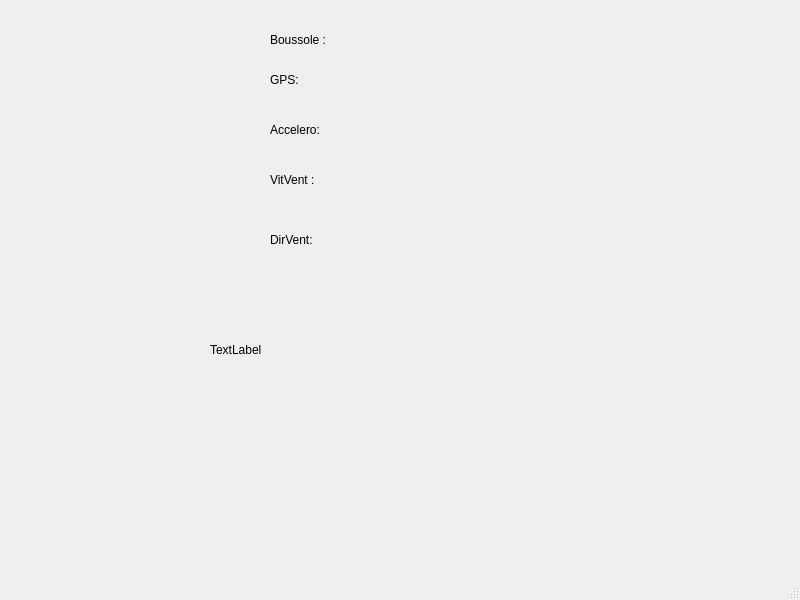
<?xml version="1.0" encoding="UTF-8"?>
<ui version="4.0">
 <class>MainWindow</class>
 <widget class="QMainWindow" name="MainWindow">
  <property name="geometry">
   <rect>
    <x>0</x>
    <y>0</y>
    <width>800</width>
    <height>600</height>
   </rect>
  </property>
  <property name="windowTitle">
   <string>MainWindow</string>
  </property>
  <widget class="QWidget" name="centralwidget">
   <widget class="QLabel" name="Boussole">
    <property name="geometry">
     <rect>
      <x>270</x>
      <y>30</y>
      <width>151</width>
      <height>19</height>
     </rect>
    </property>
    <property name="text">
     <string>Boussole : </string>
    </property>
   </widget>
   <widget class="QLabel" name="GPS">
    <property name="geometry">
     <rect>
      <x>270</x>
      <y>70</y>
      <width>261</width>
      <height>19</height>
     </rect>
    </property>
    <property name="text">
     <string>GPS:</string>
    </property>
   </widget>
   <widget class="QLabel" name="Accelero">
    <property name="geometry">
     <rect>
      <x>270</x>
      <y>120</y>
      <width>301</width>
      <height>19</height>
     </rect>
    </property>
    <property name="text">
     <string>Accelero:</string>
    </property>
   </widget>
   <widget class="QLabel" name="VitVent">
    <property name="geometry">
     <rect>
      <x>270</x>
      <y>170</y>
      <width>251</width>
      <height>19</height>
     </rect>
    </property>
    <property name="text">
     <string>VitVent :</string>
    </property>
   </widget>
   <widget class="QLabel" name="DirVEnt">
    <property name="geometry">
     <rect>
      <x>270</x>
      <y>230</y>
      <width>301</width>
      <height>19</height>
     </rect>
    </property>
    <property name="text">
     <string>DirVent:</string>
    </property>
   </widget>
   <widget class="QLabel" name="label">
    <property name="geometry">
     <rect>
      <x>210</x>
      <y>340</y>
      <width>68</width>
      <height>19</height>
     </rect>
    </property>
    <property name="text">
     <string>TextLabel</string>
    </property>
   </widget>
  </widget>
  <widget class="QMenuBar" name="menubar">
   <property name="geometry">
    <rect>
     <x>0</x>
     <y>0</y>
     <width>800</width>
     <height>30</height>
    </rect>
   </property>
  </widget>
  <widget class="QStatusBar" name="statusbar"/>
 </widget>
 <resources/>
 <connections/>
</ui>
